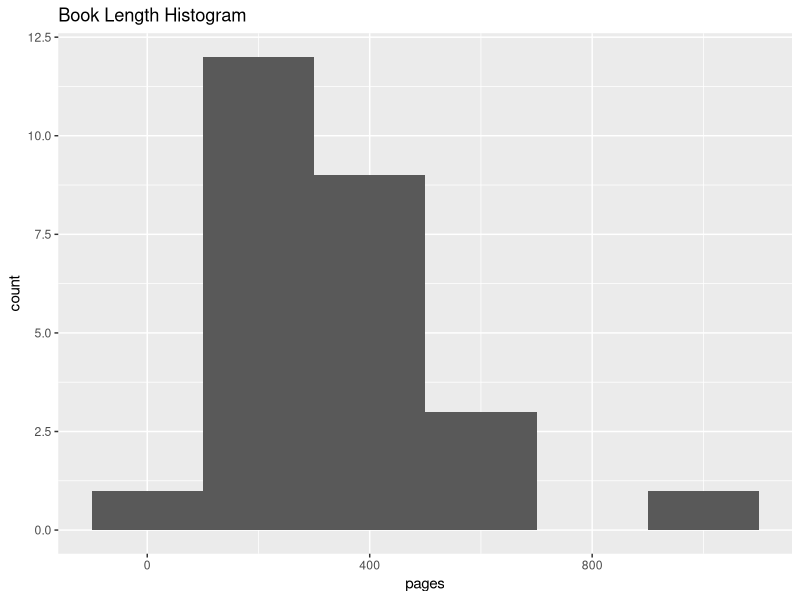
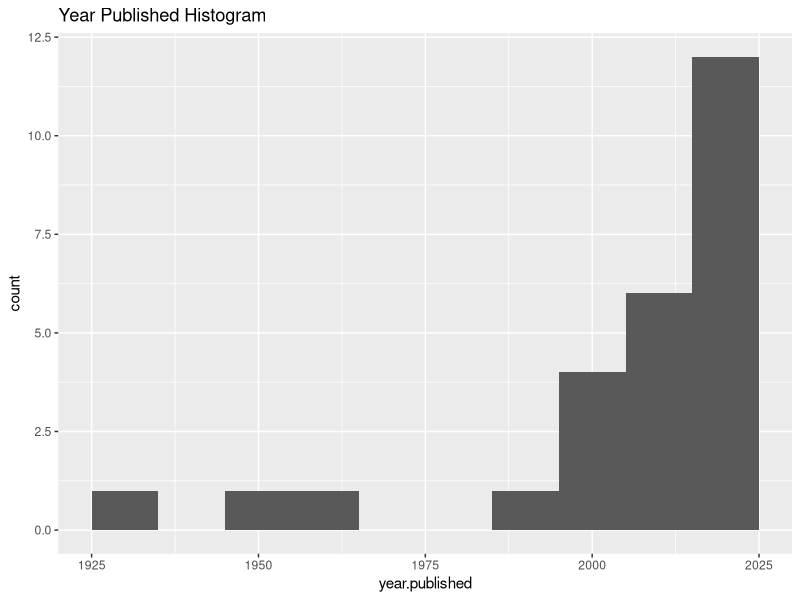
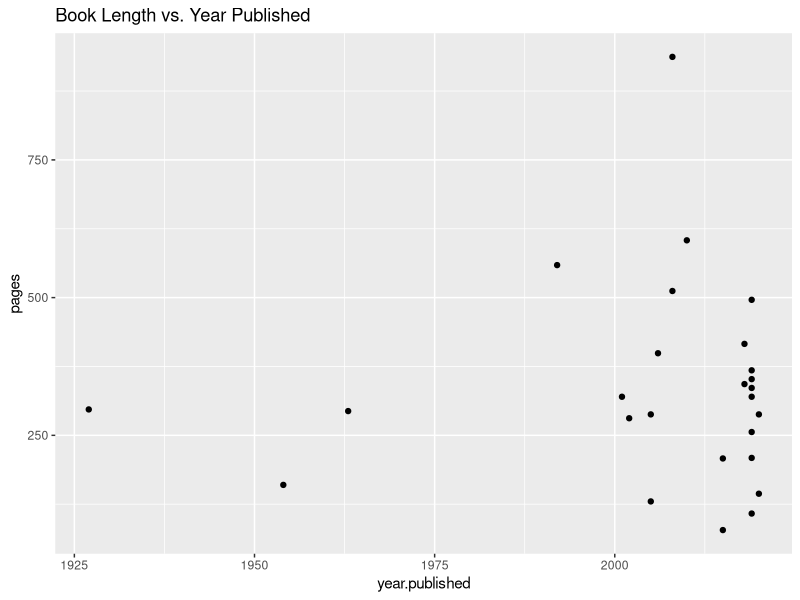
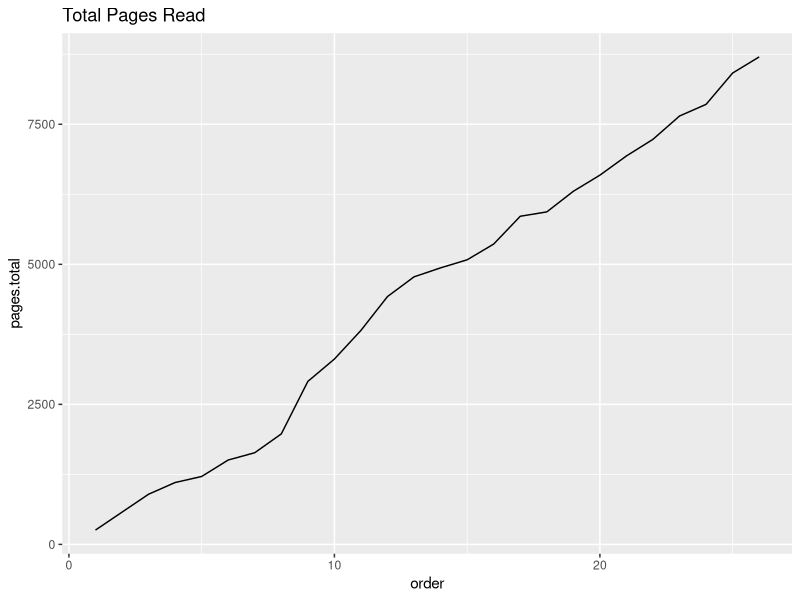
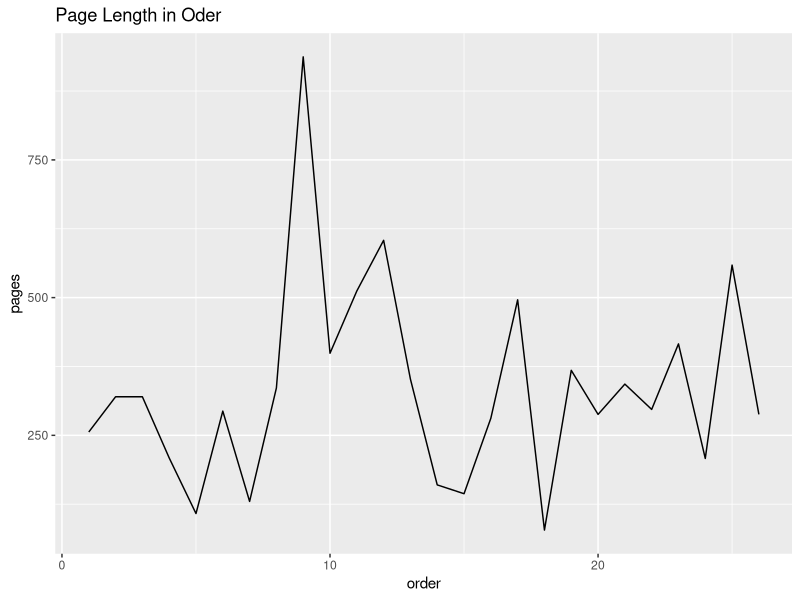

Source code (R) for these figures, in order:
# Import libraries
library(ggplot2)

# Reading in the data
books <- read.csv("books_read.csv")

# Basic statistics
summary(books)

# Histogram of page length
page_hist <- ggplot(data = books) +
  geom_histogram(mapping = aes(x = pages), binwidth = 200) +
  labs(title = "Book Length Histogram")
print(page_hist)

# Histogram of year published
year_hist <- ggplot(data = books) +
  geom_histogram(mapping = aes(x = year.published), binwidth = 10) +
  labs(title = "Year Published Histogram")
print(year_hist)

# Scatter of page length and year published
len_year_scatter <- ggplot(data = books) +
  geom_point(mapping = aes(x = year.published, y = pages)) +
  labs(title = "Book Length vs. Year Published")
print(len_year_scatter)

# Feature for total number of pages read that year
books[1, "pages.total"] <- books[1, "pages"]
for (i in 2:nrow(books)) {
  books[i, "pages.total"] <- books[i, "pages"] + books[i - 1, "pages.total"]
}

# Total pages read over time
total_pages_line <- ggplot(data = books) +
  geom_line(mapping = aes(x = order, y = pages.total)) +
  labs(title = "Total Pages Read")
print(total_pages_line)

# Pages read in order
pages_line <- ggplot(data = books) +
  geom_line(mapping = aes(x = order, y = pages)) +
  labs(title = "Page Length in Oder")
print(pages_line)






